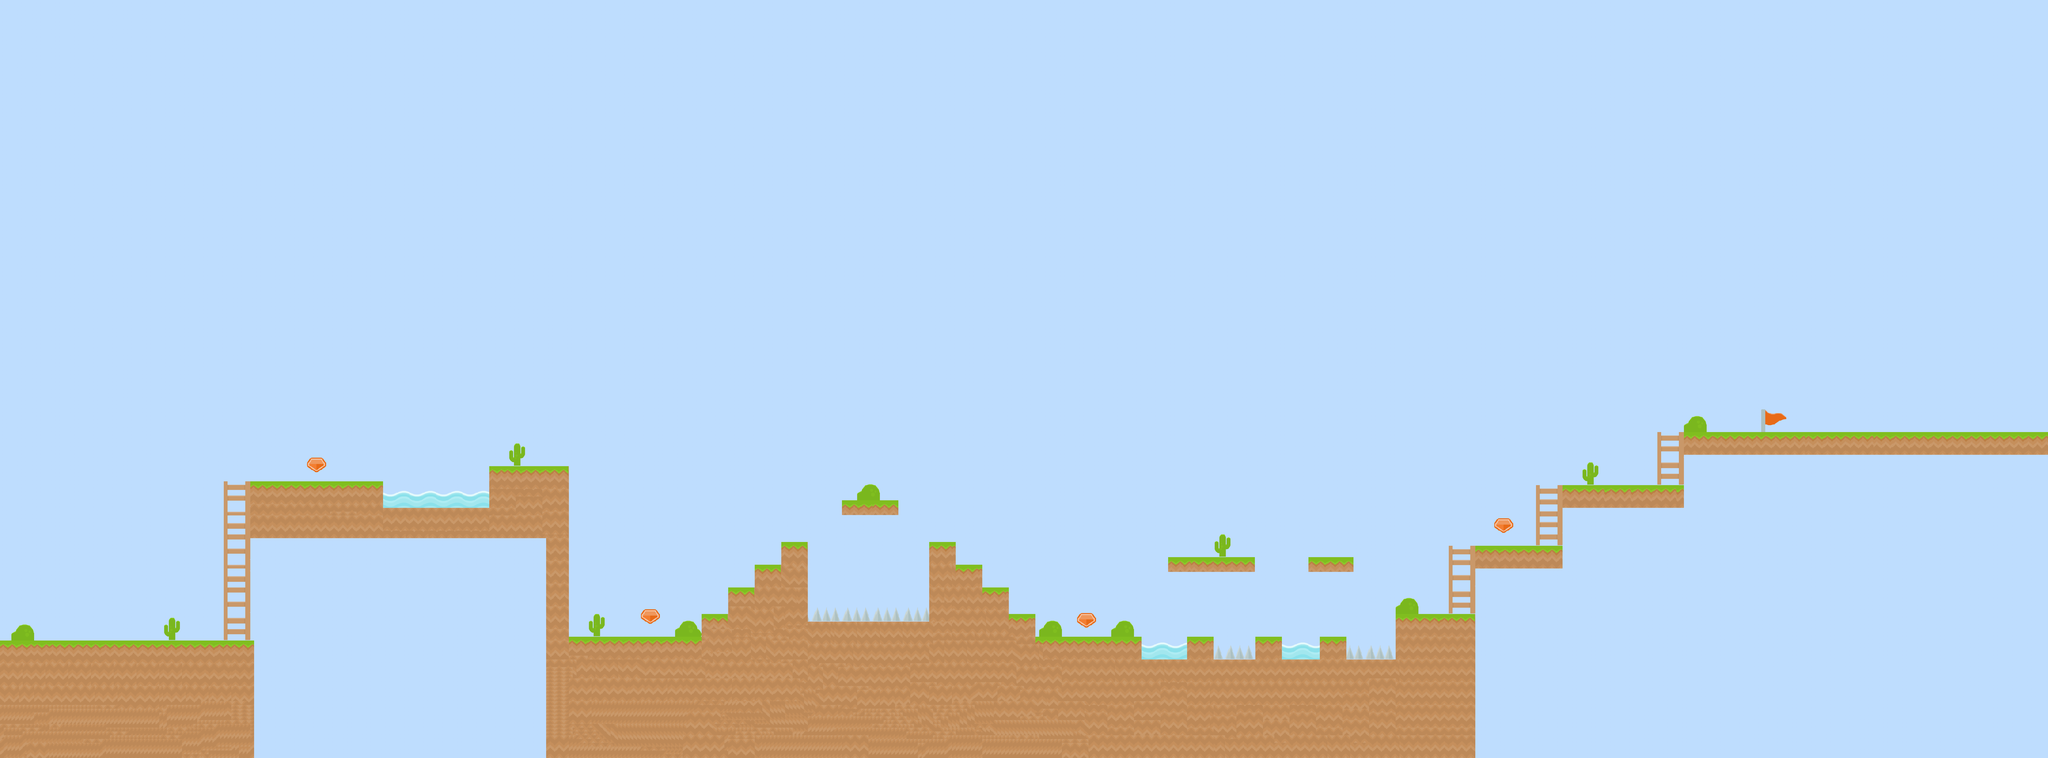

This is a level from a 2D game, rendered from its Tiled map with the project's own tilesets. A one-line summary and the map file follow, with tile-layer data summarised:
An orthogonal 540x200 tile map with 16x16 px tiles, 2 tile layers (background, objects), 2 tilesets and 45 objects.

<map version="1.0" tiledversion="1.1.5" orientation="orthogonal" renderorder="right-down" width="540" height="200" tilewidth="16" tileheight="16" infinite="0" nextobjectid="53">
 <tileset firstgid="1" source="background_1.tsx" />
 <tileset firstgid="6361" source="spritesheet_complete.tsx" />
 <layer name="background" width="540" height="200">
  <data>[108000 cells, 107996 non-empty, 2 distinct tile ids]</data>
 </layer>
 <layer name="objects" width="540" height="200">
  <data>[108000 cells, 14826 non-empty, 417 distinct tile ids]</data>
 </layer>
 <objectgroup name="floor">
  <object id="3" x="-1.0305" y="2704.91" width="1070.69" height="109.233" />
  <object id="4" x="1024.32" y="2033.03" width="29.8846" height="667.766" />
  <object id="5" x="1054.2" y="2030.96" width="561.624" height="242.168" />
  <object id="6" x="1615.83" y="2144.32" width="448.269" height="127.782" />
  <object id="7" x="2064.1" y="1968.1" width="335.944" height="301.937" />
  <object id="8" x="2303.17" y="2272.1" width="95.8368" height="529.678" />
  <object id="9" x="2399.01" y="2689.46" width="563.685" height="116.447" />
  <object id="10" x="2960.63" y="2593.62" width="112.325" height="108.203" />
  <object id="11" x="3072.96" y="2482.32" width="111.294" height="126.752" />
  <object id="12" x="3184.25" y="2385.46" width="111.294" height="127.782" />
  <object id="13" x="3295.55" y="2289.62" width="114.386" height="335.944" />
  <object id="14" x="3409.93" y="2622.47" width="512.16" height="107.172" />
  <object id="15" x="3920.03" y="2287.56" width="113.355" height="347.279" />
  <object id="16" x="4033.39" y="2383.4" width="111.294" height="208.162" />
  <object id="17" x="4143.65" y="2478.2" width="111.294" height="155.606" />
  <object id="18" x="4254.95" y="2592.59" width="113.355" height="117.477" />
  <object id="19" x="4366.24" y="2688.43" width="451.36" height="112.325" />
  <object id="20" x="4817.6" y="2784.26" width="195.796" height="54.6167" />
  <object id="21" x="5115.42" y="2782.2" width="187.552" height="49.4641" />
  <object id="22" x="5009.27" y="2688.43" width="112.325" height="159.728" />
  <object id="23" x="5294.72" y="2687.39" width="114.386" height="120.569" />
  <object id="24" x="5568.84" y="2689.46" width="111.294" height="125.721" />
  <object id="25" x="5411.17" y="2782.2" width="482.275" height="65.9522" />
  <object id="26" x="5518.34" y="2351.45" width="192.704" height="61.8302" />
  <object id="27" x="4928.9" y="2354.54" width="364.798" height="60.7997" />
  <object id="28" x="5888.29" y="2591.56" width="336.974" height="249.382" />
  <object id="29" x="6189.2" y="2304.05" width="34.0066" height="285.449" />
  <object id="30" x="6558.12" y="2047.45" width="34.0066" height="254.534" />
  <object id="31" x="6223.21" y="2305.08" width="369.951" height="93.7758" />
  <object id="32" x="6592.13" y="2048.48" width="513.19" height="93.7758" />
  <object id="33" x="7066.16" y="1822.8" width="36.0676" height="224.65" />
  <object id="34" x="7102.23" y="1822.8" width="895.507" height="96.8673" />
  <object id="50" x="3551.21" y="2112.67" width="238.241" height="60.0692" />
  <object id="51" x="7998.04" y="1826" width="639.296" height="95.7967" />
 </objectgroup>
 <objectgroup name="powerups">
  <object id="35" x="6303.28" y="2188.85" width="80.3279" height="60.6557" />
  <object id="36" x="4544.26" y="2588.85" width="77.0492" height="59.0164" />
  <object id="37" x="2700" y="2570.82" width="85.2459" height="63.9344" />
  <object id="38" x="1295.08" y="1931.48" width="78.6885" height="57.377" />
 </objectgroup>
 <objectgroup name="enemies">
  <object id="40" x="1618.23" y="2074.43" width="444.419" height="67.8503" />
  <object id="42" x="3411.74" y="2564.08" width="507.746" height="56.5419" />
  <object id="43" x="4819.63" y="2722.4" width="188.85" height="59.9344" />
  <object id="44" x="5122.7" y="2726.92" width="167.364" height="54.2802" />
  <object id="45" x="5413.32" y="2723.53" width="153.794" height="57.6727" />
  <object id="46" x="5683.59" y="2733.71" width="202.42" height="46.3644" />
 </objectgroup>
 <objectgroup name="finish">
  <object id="52" x="7435.9" y="8.54701" width="55.5556" height="1807.69" />
 </objectgroup>
</map>
